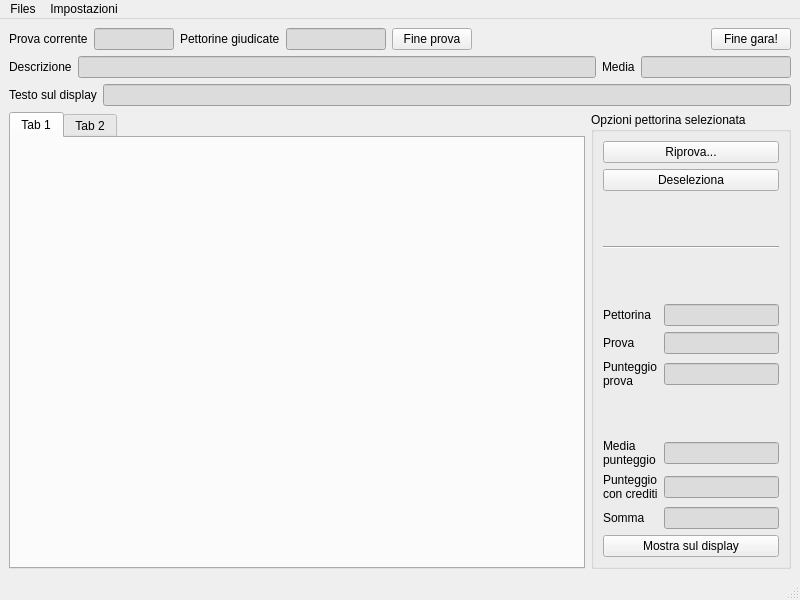
<?xml version="1.0" encoding="UTF-8"?>
<ui version="4.0">
 <class>MainWindow</class>
 <widget class="QMainWindow" name="MainWindow">
  <property name="geometry">
   <rect>
    <x>0</x>
    <y>0</y>
    <width>800</width>
    <height>600</height>
   </rect>
  </property>
  <property name="windowTitle">
   <string>Giudice di gara v1.0</string>
  </property>
  <widget class="QWidget" name="centralwidget">
   <layout class="QVBoxLayout" name="verticalLayout_2">
    <item>
     <layout class="QHBoxLayout" name="horizontalLayout">
      <item>
       <widget class="QLabel" name="label">
        <property name="text">
         <string>Prova corrente</string>
        </property>
       </widget>
      </item>
      <item>
       <widget class="QLineEdit" name="currentTrial">
        <property name="enabled">
         <bool>true</bool>
        </property>
        <property name="maximumSize">
         <size>
          <width>80</width>
          <height>16777215</height>
         </size>
        </property>
        <property name="styleSheet">
         <string notr="true">background-color: rgb(220, 220, 220);
border-color: rgb(0, 0, 0);</string>
        </property>
        <property name="readOnly">
         <bool>true</bool>
        </property>
       </widget>
      </item>
      <item>
       <widget class="QLabel" name="label_3">
        <property name="text">
         <string>Pettorine giudicate</string>
        </property>
       </widget>
      </item>
      <item>
       <widget class="QLineEdit" name="usersCounter">
        <property name="maximumSize">
         <size>
          <width>100</width>
          <height>16777215</height>
         </size>
        </property>
        <property name="styleSheet">
         <string notr="true">background-color: rgb(220, 220, 220);
border-color: rgb(0, 0, 0);</string>
        </property>
        <property name="readOnly">
         <bool>true</bool>
        </property>
       </widget>
      </item>
      <item>
       <widget class="QPushButton" name="nextTrialButton">
        <property name="text">
         <string>Fine prova</string>
        </property>
       </widget>
      </item>
      <item>
       <spacer name="horizontalSpacer">
        <property name="orientation">
         <enum>Qt::Horizontal</enum>
        </property>
        <property name="sizeHint" stdset="0">
         <size>
          <width>40</width>
          <height>20</height>
         </size>
        </property>
       </spacer>
      </item>
      <item>
       <widget class="QPushButton" name="endButton">
        <property name="text">
         <string>Fine gara!</string>
        </property>
       </widget>
      </item>
     </layout>
    </item>
    <item>
     <layout class="QHBoxLayout" name="horizontalLayout_2">
      <item>
       <widget class="QLabel" name="label_2">
        <property name="text">
         <string>Descrizione</string>
        </property>
       </widget>
      </item>
      <item>
       <widget class="QLineEdit" name="description">
        <property name="minimumSize">
         <size>
          <width>300</width>
          <height>0</height>
         </size>
        </property>
        <property name="styleSheet">
         <string notr="true">background-color: rgb(220, 220, 220);
border-color: rgb(0, 0, 0);</string>
        </property>
        <property name="readOnly">
         <bool>true</bool>
        </property>
       </widget>
      </item>
      <item>
       <widget class="QLabel" name="label_9">
        <property name="text">
         <string>Media</string>
        </property>
       </widget>
      </item>
      <item>
       <widget class="QLineEdit" name="average">
        <property name="maximumSize">
         <size>
          <width>150</width>
          <height>16777215</height>
         </size>
        </property>
        <property name="styleSheet">
         <string notr="true">background-color: rgb(220, 220, 220);
border-color: rgb(0, 0, 0);</string>
        </property>
        <property name="readOnly">
         <bool>true</bool>
        </property>
       </widget>
      </item>
     </layout>
    </item>
    <item>
     <layout class="QHBoxLayout" name="horizontalLayout_3">
      <item>
       <widget class="QLabel" name="label_5">
        <property name="text">
         <string>Testo sul display</string>
        </property>
       </widget>
      </item>
      <item>
       <widget class="QLineEdit" name="displayPreview">
        <property name="minimumSize">
         <size>
          <width>300</width>
          <height>0</height>
         </size>
        </property>
        <property name="styleSheet">
         <string notr="true">background-color: rgb(220, 220, 220);
border-color: rgb(0, 0, 0);</string>
        </property>
        <property name="readOnly">
         <bool>true</bool>
        </property>
       </widget>
      </item>
     </layout>
    </item>
    <item>
     <layout class="QHBoxLayout" name="horizontalLayout_5">
      <item>
       <widget class="QTabWidget" name="tabWidget">
        <property name="currentIndex">
         <number>0</number>
        </property>
        <widget class="QWidget" name="tab">
         <attribute name="title">
          <string>Tab 1</string>
         </attribute>
         <layout class="QHBoxLayout" name="horizontalLayout_4"/>
        </widget>
        <widget class="QWidget" name="tab_2">
         <attribute name="title">
          <string>Tab 2</string>
         </attribute>
        </widget>
       </widget>
      </item>
      <item>
       <widget class="QGroupBox" name="groupBox">
        <property name="maximumSize">
         <size>
          <width>200</width>
          <height>16777215</height>
         </size>
        </property>
        <property name="title">
         <string>Opzioni pettorina selezionata</string>
        </property>
        <layout class="QVBoxLayout" name="verticalLayout">
         <item>
          <widget class="QPushButton" name="retryTrial">
           <property name="toolTip">
            <string>Vengono resettati i giudizi per la pettorina selezionata nella prova selezionata</string>
           </property>
           <property name="text">
            <string>Riprova...</string>
           </property>
          </widget>
         </item>
         <item>
          <widget class="QPushButton" name="deselectRow">
           <property name="text">
            <string>Deseleziona</string>
           </property>
          </widget>
         </item>
         <item>
          <spacer name="verticalSpacer">
           <property name="orientation">
            <enum>Qt::Vertical</enum>
           </property>
           <property name="sizeHint" stdset="0">
            <size>
             <width>20</width>
             <height>64</height>
            </size>
           </property>
          </spacer>
         </item>
         <item>
          <widget class="Line" name="line_2">
           <property name="orientation">
            <enum>Qt::Horizontal</enum>
           </property>
          </widget>
         </item>
         <item>
          <spacer name="verticalSpacer_2">
           <property name="orientation">
            <enum>Qt::Vertical</enum>
           </property>
           <property name="sizeHint" stdset="0">
            <size>
             <width>20</width>
             <height>63</height>
            </size>
           </property>
          </spacer>
         </item>
         <item>
          <layout class="QGridLayout" name="gridLayout">
           <item row="6" column="0">
            <widget class="QLabel" name="label_11">
             <property name="text">
              <string>Somma</string>
             </property>
            </widget>
           </item>
           <item row="0" column="1">
            <widget class="QLineEdit" name="userNumber">
             <property name="maximumSize">
              <size>
               <width>150</width>
               <height>16777215</height>
              </size>
             </property>
             <property name="styleSheet">
              <string notr="true">background-color: rgb(220, 220, 220);</string>
             </property>
             <property name="readOnly">
              <bool>true</bool>
             </property>
            </widget>
           </item>
           <item row="2" column="0">
            <widget class="QLabel" name="label_6">
             <property name="text">
              <string>Punteggio
prova</string>
             </property>
            </widget>
           </item>
           <item row="2" column="1">
            <widget class="QLineEdit" name="userTrialAverage">
             <property name="maximumSize">
              <size>
               <width>150</width>
               <height>16777215</height>
              </size>
             </property>
             <property name="styleSheet">
              <string notr="true">background-color: rgb(220, 220, 220);</string>
             </property>
             <property name="readOnly">
              <bool>true</bool>
             </property>
            </widget>
           </item>
           <item row="4" column="0">
            <widget class="QLabel" name="label_7">
             <property name="text">
              <string>Media
punteggio</string>
             </property>
            </widget>
           </item>
           <item row="4" column="1">
            <widget class="QLineEdit" name="userAverageAll">
             <property name="maximumSize">
              <size>
               <width>150</width>
               <height>16777215</height>
              </size>
             </property>
             <property name="styleSheet">
              <string notr="true">background-color: rgb(220, 220, 220);</string>
             </property>
             <property name="readOnly">
              <bool>true</bool>
             </property>
            </widget>
           </item>
           <item row="5" column="0">
            <widget class="QLabel" name="label_8">
             <property name="text">
              <string>Punteggio
con crediti</string>
             </property>
            </widget>
           </item>
           <item row="5" column="1">
            <widget class="QLineEdit" name="userAverageAllAndBonus">
             <property name="maximumSize">
              <size>
               <width>150</width>
               <height>16777215</height>
              </size>
             </property>
             <property name="styleSheet">
              <string notr="true">background-color: rgb(220, 220, 220);</string>
             </property>
             <property name="readOnly">
              <bool>true</bool>
             </property>
            </widget>
           </item>
           <item row="0" column="0">
            <widget class="QLabel" name="label_4">
             <property name="text">
              <string>Pettorina</string>
             </property>
            </widget>
           </item>
           <item row="1" column="1">
            <widget class="QLineEdit" name="userTrial">
             <property name="maximumSize">
              <size>
               <width>150</width>
               <height>16777215</height>
              </size>
             </property>
             <property name="styleSheet">
              <string notr="true">background-color: rgb(220, 220, 220);</string>
             </property>
             <property name="readOnly">
              <bool>true</bool>
             </property>
            </widget>
           </item>
           <item row="1" column="0">
            <widget class="QLabel" name="label_10">
             <property name="text">
              <string>Prova</string>
             </property>
            </widget>
           </item>
           <item row="6" column="1">
            <widget class="QLineEdit" name="userSum">
             <property name="maximumSize">
              <size>
               <width>150</width>
               <height>16777215</height>
              </size>
             </property>
             <property name="styleSheet">
              <string notr="true">background-color: rgb(220, 220, 220);</string>
             </property>
             <property name="readOnly">
              <bool>true</bool>
             </property>
            </widget>
           </item>
           <item row="3" column="1">
            <spacer name="verticalSpacer_3">
             <property name="orientation">
              <enum>Qt::Vertical</enum>
             </property>
             <property name="sizeHint" stdset="0">
              <size>
               <width>20</width>
               <height>60</height>
              </size>
             </property>
            </spacer>
           </item>
          </layout>
         </item>
         <item>
          <widget class="QPushButton" name="sendToDisplay">
           <property name="text">
            <string>Mostra sul display</string>
           </property>
          </widget>
         </item>
        </layout>
       </widget>
      </item>
     </layout>
    </item>
   </layout>
  </widget>
  <widget class="QMenuBar" name="menubar">
   <property name="geometry">
    <rect>
     <x>0</x>
     <y>0</y>
     <width>800</width>
     <height>22</height>
    </rect>
   </property>
   <widget class="QMenu" name="menuGare">
    <property name="title">
     <string>Files</string>
    </property>
    <addaction name="actionNuova_gara"/>
    <addaction name="actionCarica"/>
    <addaction name="separator"/>
    <addaction name="actionSaveAs"/>
    <addaction name="separator"/>
    <addaction name="actionGenera_rapporto"/>
   </widget>
   <widget class="QMenu" name="menuImpostazioni">
    <property name="title">
     <string>Impostazioni</string>
    </property>
    <addaction name="actionConfigura"/>
   </widget>
   <addaction name="menuGare"/>
   <addaction name="menuImpostazioni"/>
  </widget>
  <widget class="QStatusBar" name="statusbar"/>
  <action name="actionNuova_gara">
   <property name="text">
    <string>Nuova gara...</string>
   </property>
  </action>
  <action name="actionCarica">
   <property name="text">
    <string>Apri gara...</string>
   </property>
  </action>
  <action name="actionSaveAs">
   <property name="text">
    <string>Crea una copia...</string>
   </property>
  </action>
  <action name="actionConfigura">
   <property name="text">
    <string>Bonus atleti...</string>
   </property>
  </action>
  <action name="actionGenera_rapporto">
   <property name="text">
    <string>Genera rapporto...</string>
   </property>
  </action>
  <action name="actionSave">
   <property name="text">
    <string>Salva</string>
   </property>
  </action>
 </widget>
 <resources/>
 <connections/>
</ui>
